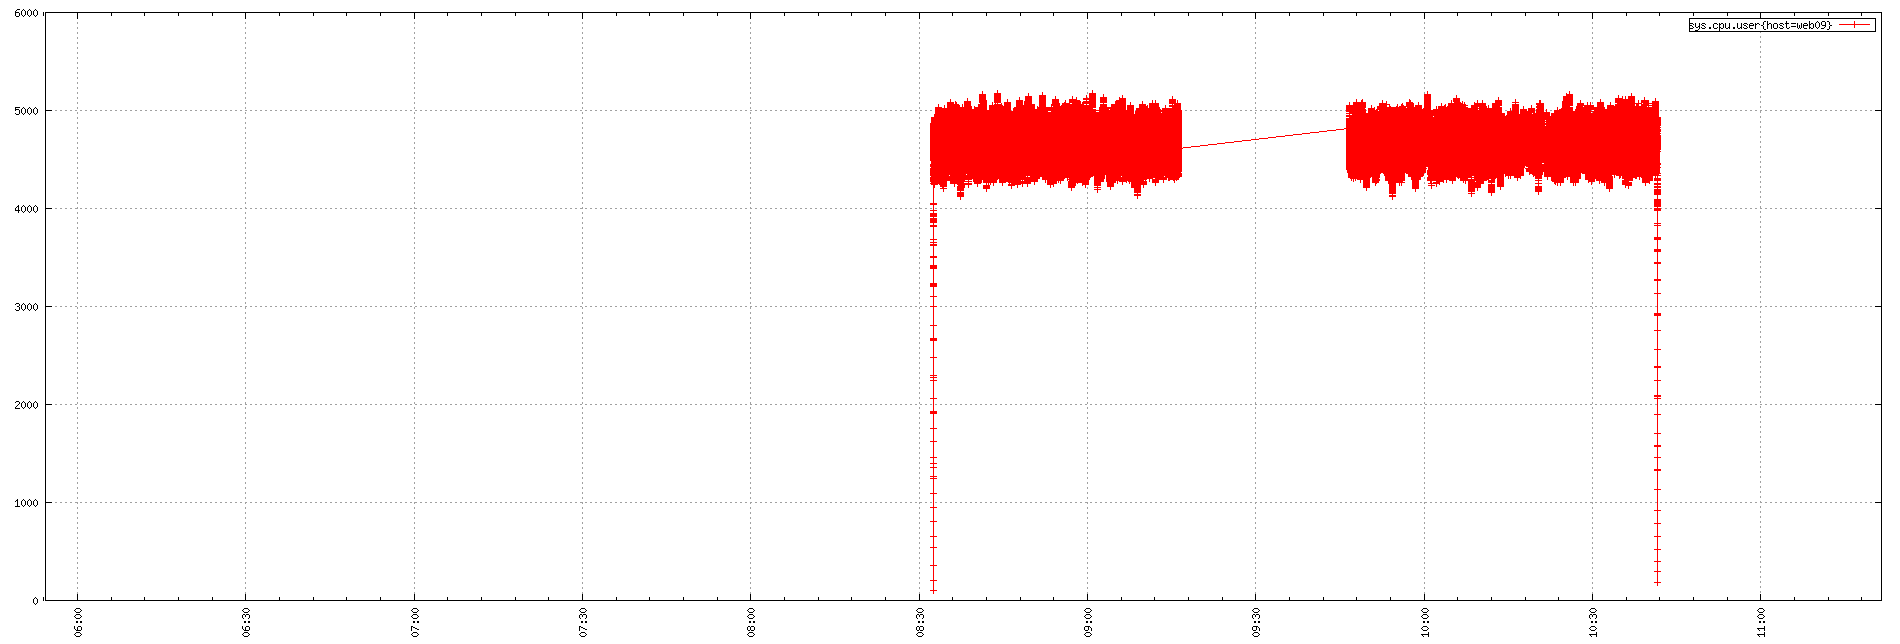

Write gnuplot code to recreate this figure.
set term png small size 1900,644
set xdata time
set timefmt "%s"
if (GPVAL_VERSION < 4.6) set xtics rotate; else set xtics rotate right
set output "${TMPDIR-'tmp'}/tsd/4a526911.png"
set xrange ["1673762058":"1673781689"]
set format x "%H:%M"
set grid
set style data linespoint
set key right box
set yrange [0:]
plot  "${TMPDIR-'tmp'}/tsd/4a526911_0.dat" using 1:2 title "sys.cpu.user{host=web09}"
